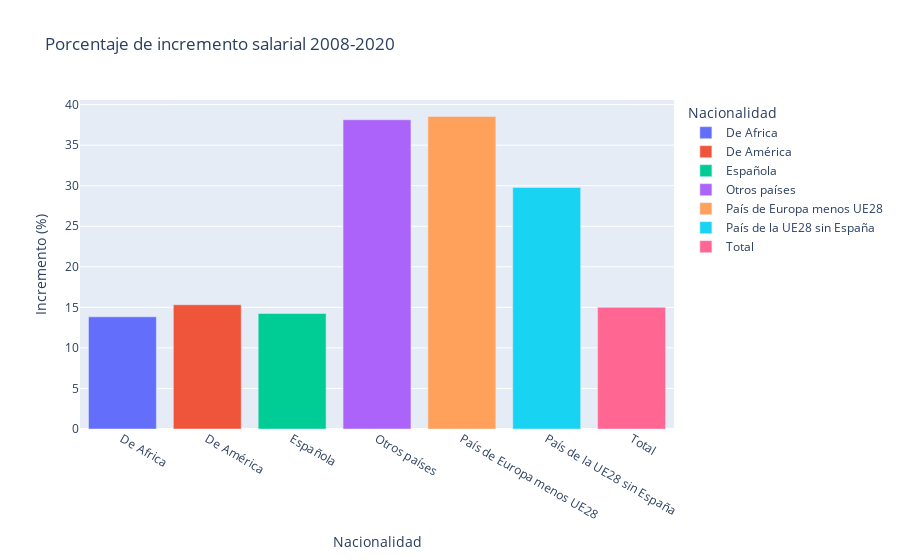

Here is the notebook cell this chart was saved with:
### Code cell
df_incrementos
fig = px.bar(df_incrementos, x= 'Nacionalidad', y='Incremento (%)', color="Nacionalidad", title='Porcentaje de incremento salarial 2008-2020')
fig.show()

### Figure 1 — Plotly figure (JSON) as saved in the notebook; plotly's stock layout.template omitted (floating-point values rounded to 4 significant figures)
{"data": [{"alignmentgroup": "True", "hovertemplate": "Nacionalidad=%{x}<br>Incremento (%)=%{y}<extra></extra>", "legendgroup": "De Africa", "marker": {"color": "#636efa", "pattern": {"shape": ""}}, "name": "De Africa", "offsetgroup": "De Africa", "orientation": "v", "showlegend": true, "textposition": "auto", "type": "bar", "x": ["De Africa"], "xaxis": "x", "y": [13.83], "yaxis": "y"}, {"alignmentgroup": "True", "hovertemplate": "Nacionalidad=%{x}<br>Incremento (%)=%{y}<extra></extra>", "legendgroup": "De América", "marker": {"color": "#EF553B", "pattern": {"shape": ""}}, "name": "De América", "offsetgroup": "De América", "orientation": "v", "showlegend": true, "textposition": "auto", "type": "bar", "x": ["De América"], "xaxis": "x", "y": [15.32], "yaxis": "y"}, {"alignmentgroup": "True", "hovertemplate": "Nacionalidad=%{x}<br>Incremento (%)=%{y}<extra></extra>", "legendgroup": "Española", "marker": {"color": "#00cc96", "pattern": {"shape": ""}}, "name": "Española", "offsetgroup": "Española", "orientation": "v", "showlegend": true, "textposition": "auto", "type": "bar", "x": ["Española"], "xaxis": "x", "y": [14.25], "yaxis": "y"}, {"alignmentgroup": "True", "hovertemplate": "Nacionalidad=%{x}<br>Incremento (%)=%{y}<extra></extra>", "legendgroup": "Otros países", "marker": {"color": "#ab63fa", "pattern": {"shape": ""}}, "name": "Otros países", "offsetgroup": "Otros países", "orientation": "v", "showlegend": true, "textposition": "auto", "type": "bar", "x": ["Otros países"], "xaxis": "x", "y": [38.13], "yaxis": "y"}, {"alignmentgroup": "True", "hovertemplate": "Nacionalidad=%{x}<br>Incremento (%)=%{y}<extra></extra>", "legendgroup": "País de Europa menos UE28", "marker": {"color": "#FFA15A", "pattern": {"shape": ""}}, "name": "País de Europa menos UE28", "offsetgroup": "País de Europa menos UE28", "orientation": "v", "showlegend": true, "textposition": "auto", "type": "bar", "x": ["País de Europa menos UE28"], "xaxis": "x", "y": [38.54], "yaxis": "y"}, {"alignmentgroup": "True", "hovertemplate": "Nacionalidad=%{x}<br>Incremento (%)=%{y}<extra></extra>", "legendgroup": "País de la UE28 sin España", "marker": {"color": "#19d3f3", "pattern": {"shape": ""}}, "name": "País de la UE28 sin España", "offsetgroup": "País de la UE28 sin España", "orientation": "v", "showlegend": true, "textposition": "auto", "type": "bar", "x": ["País de la UE28 sin España"], "xaxis": "x", "y": [29.78], "yaxis": "y"}, {"alignmentgroup": "True", "hovertemplate": "Nacionalidad=%{x}<br>Incremento (%)=%{y}<extra></extra>", "legendgroup": "Total", "marker": {"color": "#FF6692", "pattern": {"shape": ""}}, "name": "Total", "offsetgroup": "Total", "orientation": "v", "showlegend": true, "textposition": "auto", "type": "bar", "x": ["Total"], "xaxis": "x", "y": [15], "yaxis": "y"}], "layout": {"barmode": "relative", "legend": {"title": {"text": "Nacionalidad"}, "tracegroupgap": 0}, "title": {"text": "Porcentaje de incremento salarial 2008-2020"}, "xaxis": {"anchor": "y", "categoryarray": ["De Africa", "De América", "Española", "Otros países", "País de Europa menos UE28", "País de la UE28 sin España", "Total"], "categoryorder": "array", "domain": [0, 1], "title": {"text": "Nacionalidad"}}, "yaxis": {"anchor": "x", "domain": [0, 1], "title": {"text": "Incremento (%)"}}}}
